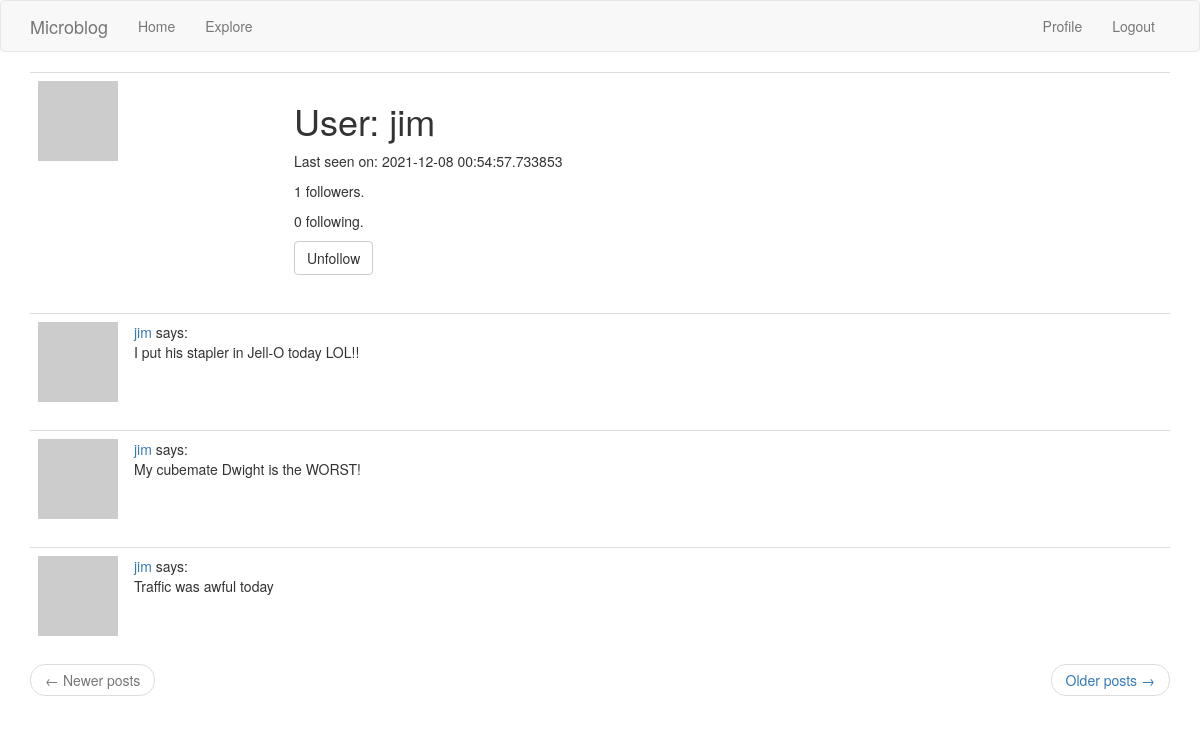
The page /user/jim (signed in) on the database its author committed.
### app/models.py (models this page shows, shortened)
class User(UserMixin, db.Model):
    id = db.Column(db.Integer, primary_key=True)
    username = db.Column(db.String(64), index=True, unique=True)
    email = db.Column(db.String(120), index=True, unique=True)
    password_hash = db.Column(db.String(128))
    about_me = db.Column(db.String(140))
    last_seen = db.Column(db.DateTime, default=datetime.utcnow)
    posts = db.relationship("Post", backref="author", lazy="dynamic")
    followed = db.relationship(
        "User",
        secondary = followers,
        primaryjoin = (followers.c.follower_id == id),
        secondaryjoin = (followers.c.followed_id == id),
        backref = db.backref("followers", lazy="dynamic"),
        lazy="dynamic"
    )
    def avatar(self, size):
        digest = hashlib.md5(self.email.lower().encode("utf-8")).hexdigest()
        url = "https://www.gravatar.com/avatar/{}?d=identicon&s={}"
        return url.format(digest, size)
    def is_following(self, user):
        return self.followed.filter(
            followers.c.followed_id == user.id).count() > 0

class Post(db.Model):
    id = db.Column(db.Integer, primary_key=True)
    body = db.Column(db.String(140))
    timestamp = db.Column(db.DateTime, index=True, default=datetime.utcnow)
    user_id = db.Column(db.Integer, db.ForeignKey('user.id'))

### app/routes.py (the view)
@app.route("/user/<username>")
@login_required
def user(username):
    user = User.query.filter_by(username=username).first_or_404()
    page = request.args.get('page', 1, type=int)
    posts = user.posts.order_by(Post.timestamp.desc()).paginate(
        page, app.config['POSTS_PER_PAGE'], False)
    if posts.has_next:
        next_url = url_for('user', username=user.username, page=posts.next_num)
    else:
        next_url = None
    if posts.has_prev:
        prev_url = url_for('user', username=user.username, page=posts.prev_num)
    else:
        prev_url = None
    form = EmptyForm()
    return render_template("user.html", user=user, posts=posts.items,
        next_url=next_url, prev_url=prev_url, form=form)

### app/forms.py
class EmptyForm(FlaskForm):
    submit = SubmitField("Submit")

### app/models.py (called while the page is built)
@login.user_loader
def load_user(id):
    return User.query.get(int(id))

### app/routes.py (called while the page is built)
@app.before_request
def before_request():
    if current_user.is_authenticated:
        current_user.last_seen = datetime.utcnow()
        db.session.commit()

### app/templates/user.html (shortened to what this page needs)
{% extends "base.html" %}
{% block app_content %}
	<table class='table table-hover'>
		<tr>
			<td width='256px'><img src="{{ user.avatar(256) }}"></td>
			<td>
				<h1>User: {{ user.username }}</h1>
				{% if user.last_seen %}
					<p>Last seen on: {{ user.last_seen }}</p>
				{% endif %}
				<p>{{ user.followers.count() }} followers.</p>
				<p>{{ user.followed.count() }} following.</p>
				{% if user == current_user %}
					<p><a href="{{ url_for("edit_profile") }}">Edit profile</p>
				{% else %}
					<p>
						<form action="{{ url_for("unfollow", username=user.username) }}" method="post">
							{{ form.submit(value="Unfollow", class_='btn btn-default') }}
						</form>
				{% endif %}
			</td>
		</tr>
	</table>
	{% for post in posts %}
		{% include "_post.html"  %}
	{% endfor %}
    <nav aria-label="...">
        <ul class="pager">
            <li class="previous{% if not prev_url %} disabled{% endif %}">
                <a href="{{ prev_url or '#' }}">
                    <span aria-hidden="true">&larr;</span> Newer posts
                </a>
            </li>
            <li class="next{% if not next_url %} disabled{% endif %}">
                <a href="{{ next_url or '#' }}">
                    Older posts <span aria-hidden="true">&rarr;</span>
                </a>
            </li>
        </ul>
    </nav>
{% endblock %}

### app/templates/_post.html
<table class="table table-hover">
	<tr>
		<td width="70px">
			<a href="{{ url_for('user', username=post.author.username) }}">
				<img src="{{ post.author.avatar(70) }}" />
			</a>
		</td>
		<td>
			<a href="{{ url_for('user', username=post.author.username) }}">
				{{ post.author.username }}
			</a>
			says:
			<br>
			{{ post.body }}
		</td>
	</tr>
</table>

### rows shown on the page
User: username "jim", last_seen "2021-12-08 00:54:57.733853"
Post: author.username "jim", body "I put his stapler in Jell-O today LOL!!"
Post: author.username "jim", body "My cubemate Dwight is the WORST!"
Post: author.username "jim", body "Traffic was awful today"

### other values the page prints
{{ user.followers.count() }} "1"
{{ user.followed.count() }} "0"
